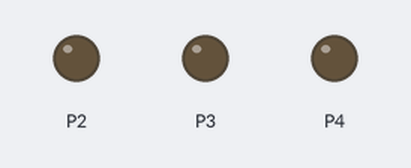
Simulated run of this program. Board: BBC micro:bit (MakeCode). Parts: output pins drawn as LEDs (lit = HIGH).

Above: at 0.05 s.
At 3.16 s:
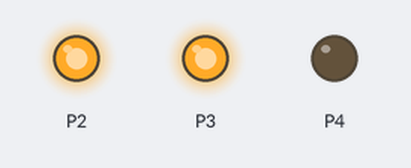
At 4.66 s:
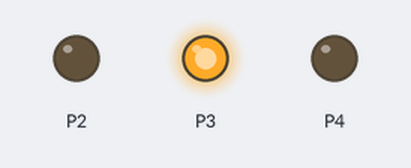
At 6.35 s:
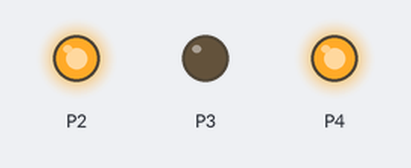
At 9.56 s:
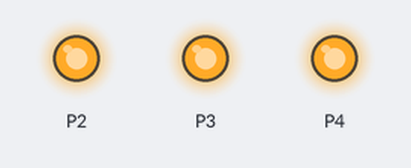
At 12.75 s:
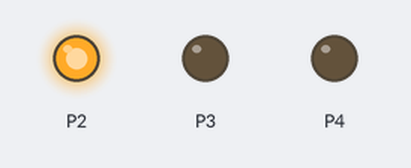
Timing chart, 0 to 13.1 s (numbered marks = the images above):
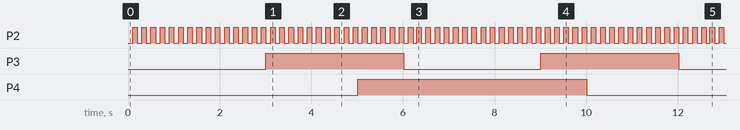

The program:

main.ts
```typescript
led.enable(false)
let estado = [0, 0, 0]
let tiempo = 0
let cadencia = [100, 3000, 5000]
basic.forever(function () {
    tiempo = input.runningTime()
    for (let index = 0; index <= 2; index++) {
        estado[index] = tiempo / cadencia[index] % 2
    }
    pins.digitalWritePin(DigitalPin.P2, estado[0])
    pins.digitalWritePin(DigitalPin.P3, estado[1])
    pins.digitalWritePin(DigitalPin.P4, estado[2])
})
```

test.ts
```typescript
// aquí va el archivo "tests"; esto no se compilará cuando este paquete se utilice como una extensión.
```

Measured:
- by itself, P2: alternates HIGH for 0.10 s and LOW for 0.10 s
- by itself, P3: alternates HIGH for 3.0 s and LOW for 3.0 s
- by itself, P4: alternates HIGH for 5.0 s and LOW for 5.0 s
